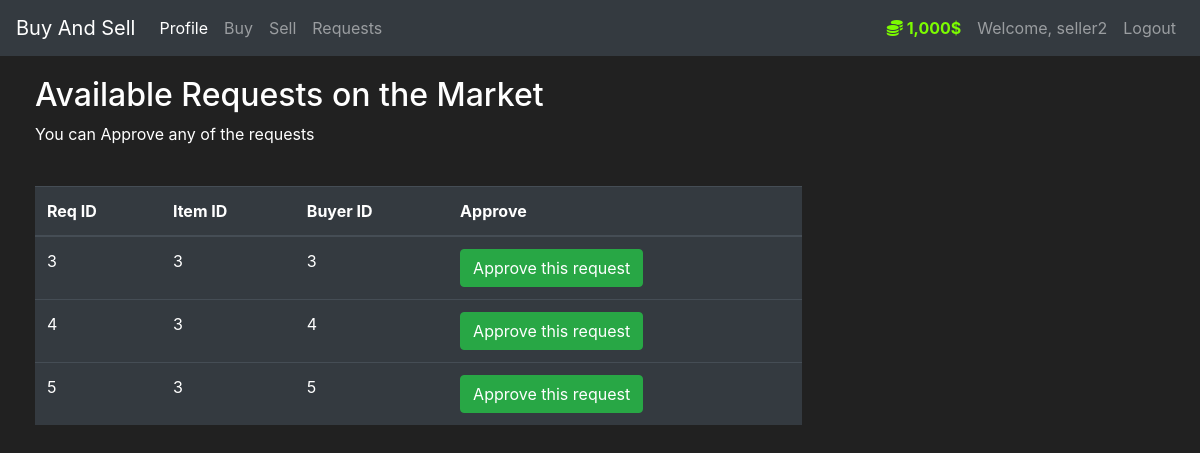
/requests (signed in), run on the app's committed database.
### market/models.py (models this page shows, shortened)
class User(db.Model, UserMixin):
    id = db.Column(db.Integer(), primary_key=True)
    username = db.Column(db.String(length=30), nullable=False, unique=True)
    email_address = db.Column(db.String(length=50), nullable=False, unique=True)
    password_hash = db.Column(db.String(length=60), nullable=False)
    budget = db.Column(db.Integer(), nullable=False, default=1000)
    items = db.relationship('Item', backref='owned_user', lazy=True)
    @property
    def prettier_budget(self):
        if len(str(self.budget)) >= 4:
            return f'{str(self.budget)[:-3]},{str(self.budget)[-3:]}$'
        else:
            return f"{self.budget}$"
    @property
    def password(self):
        return self.password

class Request(db.Model):
    id = db.Column(db.Integer(), primary_key=True)
    item_id = db.Column(db.Integer(), db.ForeignKey('item.id'))
    buyer_id = db.Column(db.Integer(), db.ForeignKey('user.id'))
    seller_id = db.Column(db.Integer(), db.ForeignKey('user.id'))
    approve = db.Column(db.String())
    status= db.Column(db.String())

### market/routes.py (the view, shortened to what this page needs)
@app.route('/requests',methods=['GET', 'POST'])
def requests_page():
    request_form = RequestForm()
    if request.method == "GET":
        requests = Request.query.filter(Request.seller_id ==current_user.id,Request.status =="0")
        return render_template('request.html', requests=requests, request_form=request_form)

### market/models.py (called while the page is built)
@login_manager.user_loader
def load_user(user_id):
    return User.query.get(int(user_id))

### market/templates/request.html (shortened to what this page needs)
{% extends 'base.html' %}
{% block content %}
<div class="row" style="margin-top:20px; margin-left:20px">
   <div class="col-8">
       <h2>Available Requests on the Market</h2>
       <p>You can Approve any of the requests</p>
       <br>
      <table class="table table-hover table-dark">
         <thead>
            <tr>
               <th scope="col">Req ID</th>
               <th scope="col">Item ID</th>
               <th scope="col">Buyer ID</th>
               <th scope="col">Approve</th>
            </tr>
         </thead>
         <tbody>
            {% for req in requests %}
            <tr>
               <td>{{ req.id }}</td>
               <td>{{ req.item_id }}</td>
               <td>{{ req.buyer_id }}</td>
               <td>
                  <button class="btn btn-outline btn-success" data-toggle="modal" data-target="#Modal-PurchaseConfirm-{{ req.id }}">Approve this request</button>
               </td>
            </tr>
            {% endfor %}
         </tbody>
      </table>
   </div>
{% endblock %}

### market/templates/base.html (shortened to what this page needs)
<!doctype html>
<html lang="en">
   <head>
      <link rel="stylesheet" href="https://cdn.jsdelivr.net/npm/bootstrap@4.5.3/dist/css/bootstrap.min.css">
   </head>
   <body>
    <nav class="navbar navbar-expand-md navbar-dark bg-dark">
      <a class="navbar-brand" href="#">Buy And Sell<span class="sr-only">(current)</span></a>
      <div class="collapse navbar-collapse" id="navbarNav">
        {% if current_user.is_authenticated %}
        <ul class="navbar-nav mr-auto">
            <li class="nav-item active">
                <a class="nav-link" href="{{ url_for('profile_page') }}">Profile</a>
            </li>
            <li class="nav-item">
                <a class="nav-link" href="{{ url_for('market_page') }}">Buy</a>
            </li>
            <li class="nav-item">
                <a class="nav-link" href="{{ url_for('sell_page') }}">Sell</a>
            </li>
            <li class="nav-item">
                <a class="nav-link" href="{{ url_for('requests_page') }}">Requests</a>
            </li>
        </ul>
            <ul class="navbar-nav">
                <li class="nav-item">
                    <a class="nav-link" style="color: lawngreen; font-weight: bold">
                        <i class="fas fa-coins"></i>
                        {{ current_user.prettier_budget }}
                    </a>
                </li>
                <li class="nav-item">
                    <a class="nav-link">Welcome, {{ current_user.username }}</a>
                </li>
                <li class="nav-item">
                    <a class="nav-link" href="{{ url_for('logout_page') }}">Logout</a>
                </li>
            </ul>
          {% endif %}
      </div>
    </nav>
      {% block content %}
      {% endblock %}
   </body>
</html>

### market/templates/base.html (style rules this page uses)
body { background-color: #212121; color: white }

### data on the page
User: prettier_budget "1,000$", username "seller2"
Request: id "3", item_id "3", buyer_id "3"
Request: id "4", item_id "3", buyer_id "4"
Request: id "5", item_id "3", buyer_id "5"
